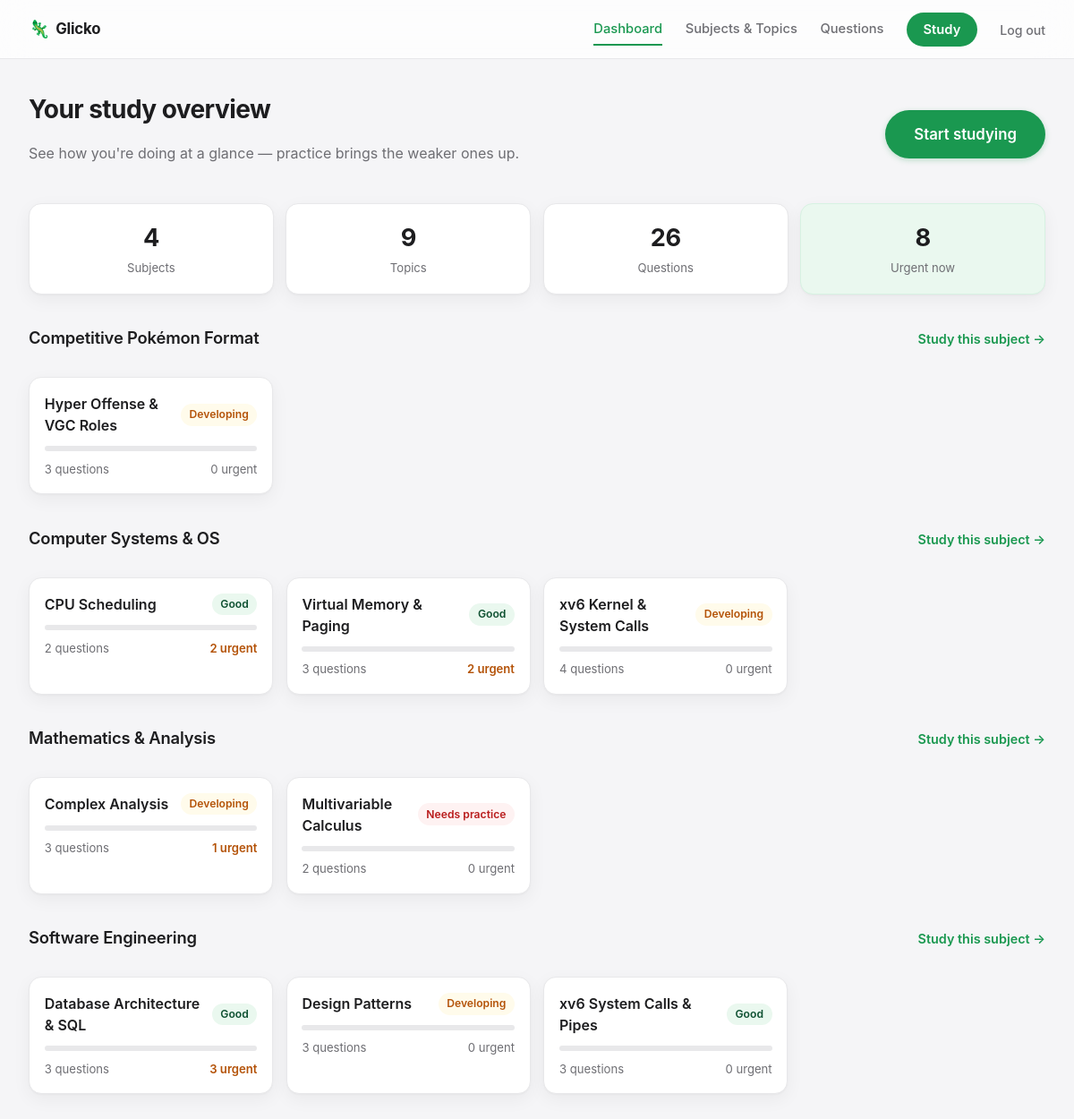
/ (signed in), run on the app's committed database.
### tables this page shows
CREATE TABLE subjects (
    id INTEGER PRIMARY KEY AUTOINCREMENT,
    user_id INTEGER REFERENCES users(id) ON DELETE CASCADE,
    name TEXT NOT NULL,
    UNIQUE(user_id, name)
);

CREATE TABLE topics (
    id INTEGER PRIMARY KEY AUTOINCREMENT,
    subject_id INTEGER NOT NULL REFERENCES subjects(id) ON DELETE CASCADE,
    name TEXT NOT NULL,
    rating REAL NOT NULL DEFAULT 1500,
    rd REAL NOT NULL DEFAULT 350,
    last_update TEXT,
    pending_results TEXT NOT NULL DEFAULT '[]',
    UNIQUE(subject_id, name)
);

### app.py (the view)
@app.route('/')
@login_required
def dashboard():
    uid = session['user_id']
    conn = db.get_db()
    subjects = conn.execute("SELECT * FROM subjects WHERE user_id = ? ORDER BY name", (uid,)).fetchall()
    subject_data = []
    total_topics = total_questions = total_due = 0
    for s in subjects:
        topics = conn.execute("SELECT * FROM topics WHERE subject_id = ? ORDER BY name", (s['id'],)).fetchall()
        topic_rows = []
        for t in topics:
            qcount = conn.execute("SELECT COUNT(*) c FROM questions WHERE topic_id = ?", (t['id'],)).fetchone()['c']
            due = topic_due_count(conn, t['id'])
            total_topics += 1
            total_questions += qcount
            total_due += due
            pct = min(100, max(0, (t['rating'] - 1000) / 10))
            topic_rows.append({'row': t, 'qcount': qcount, 'due': due, 'pct': pct})
        subject_data.append({'row': s, 'topics': topic_rows})
    conn.close()
    return render_template(
        'dashboard.html',
        subject_data=subject_data,
        total_subjects=len(subjects),
        total_topics=total_topics,
        total_questions=total_questions,
        total_due=total_due,
    )

### app.py (called while the page is built)
def topic_due_count(conn, topic_id):
    now_iso = datetime.utcnow().isoformat()
    row = conn.execute(
        "SELECT COUNT(*) c FROM questions WHERE topic_id = ? AND (next_eligible IS NULL OR next_eligible <= ?)",
        (topic_id, now_iso)
    ).fetchone()
    return row['c']

### auth.py (called while the page is built)
def login_required(view):
    @wraps(view)
    def wrapped(*args, **kwargs):
        if not session.get('user_id'):
            return redirect(url_for('login', next=request.path))
        return view(*args, **kwargs)
    return wrapped

### db.py (called while the page is built)
def get_db():
    conn = sqlite3.connect(DB_PATH)
    conn.row_factory = sqlite3.Row
    conn.execute("PRAGMA foreign_keys = ON")
    return conn

### labels.py (called while the page is built)
def rating_label(rating):
    for lo, hi, label, css in TIERS:
        if lo <= rating < hi:
            return label, css
    return "Excellent", "tier-excellent"

### templates/dashboard.html (shortened to what this page needs)
{% extends "base.html" %} {% block title %}Dashboard · Glicko{% endblock %} {%
block content %}
<div class="hero">
  <div>
    <h1>Your study overview</h1>
    <p class="muted">
      See how you're doing at a glance — practice brings the weaker ones up.
    </p>
  </div>
  <a href="{{ url_for('study_setup') }}" class="btn btn-primary btn-lg"
    >Start studying</a
  >
</div>
<div class="stat-row">
  <div class="stat-card">
    <div class="stat-num">{{ total_subjects }}</div>
    <div class="stat-label">Subjects</div>
  </div>
  <div class="stat-card">
    <div class="stat-num">{{ total_topics }}</div>
    <div class="stat-label">Topics</div>
  </div>
  <div class="stat-card">
    <div class="stat-num">{{ total_questions }}</div>
    <div class="stat-label">Questions</div>
  </div>
  <div class="stat-card highlight">
    <div class="stat-num">{{ total_due }}</div>
    <div class="stat-label">Urgent now</div>
  </div>
</div>
 {% for s in subject_data %}
<section class="subject-block">
  <div class="subject-header">
    <h2>{{ s.row.name }}</h2>
    <a
      href="{{ url_for('study_quickstart', subject_id=s.row.id) }}"
      class="link-btn"
      >Study this subject →</a
    >
  </div>
  {% if not s.topics %}
  <p class="muted small">
    No topics yet — add one from the Subjects &amp; Topics page.
  </p>
  {% else %}
  <div class="topic-grid">
    {% for t in s.topics %}
    <div class="topic-card">
      <div class="topic-card-head">
        <span class="topic-name">{{ t.row.name }}</span>
        <span class="rating-pill {{ rating_label(t.row.rating)[1] }}"
          >{{ rating_label(t.row.rating)[0] }}</span
        >
      </div>
      <div class="rating-bar">
      </div>
      <div class="topic-card-foot">
        <span>{{ t.qcount }} question{{ 's' if t.qcount != 1 }}</span>
        <span class="{{ 'urgent-badge' if t.due > 0 }}"
          >{{ t.due }} urgent</span
        >
      </div>
    </div>
    {% endfor %}
  </div>
  {% endif %}
</section>
{% endfor %} {% endblock %}

### static/style.css (style rules this page uses)
:root { --bg: #f5f5f7; --card: #ffffff; --text: #1d1d1f; --muted: #6e6e73; --border: #e8e8ea; --primary: #1a9850; --primary-dark: #147a40; --primary-light: #eaf8ef; --primary-tint: #d7f2e2; --red: #d92d20; --amber: #b45309; --green-deep: #0f5132; --radius-lg: 20px; --radius-md: 14px; --radius-sm: 10px; --shadow-card: 0 1px 2px rgba(0, 0, 0, 0.03), 0 6px 20px rgba(0, 0, 0, 0.05); --shadow-pop: 0 4px 10px rgba(0, 0, 0, 0.06), 0 14px 36px rgba(0, 0, 0, 0.08); }
* { box-sizing: border-box; }
body { margin: 0; font-family: -apple-system, BlinkMacSystemFont, "SF Pro Text", "Inter", sans-serif; background: var(--bg); color: var(--text); line-height: 1.5; -webkit-font-smoothing: antialiased; }
h1 { font-size: 1.75rem; font-weight: 700; letter-spacing: -0.02em; margin: 0 0 0.3rem; }
h2 { font-size: 1.1rem; font-weight: 600; letter-spacing: -0.01em; margin: 0 0 1rem; }
.muted { color: var(--muted); }
.hero { display: flex; align-items: center; justify-content: space-between; gap: 1rem; margin-bottom: 1.7rem; flex-wrap: wrap; }
.stat-row { display: grid; grid-template-columns: repeat(4, 1fr); gap: 0.85rem; margin-bottom: 2.2rem; }
.stat-card { background: var(--card); border: 1px solid var(--border); border-radius: var(--radius-md); padding: 1.15rem; text-align: center; box-shadow: var(--shadow-card); }
.stat-card.highlight { background: var(--primary-light); border-color: var(--primary-tint); }
.stat-num { font-size: 1.7rem; font-weight: 700; letter-spacing: -0.02em; }
.stat-label { color: var(--muted); font-size: 0.82rem; margin-top: 0.2rem; }
.subject-block { margin-bottom: 2.2rem; }
.subject-header { display: flex; align-items: baseline; justify-content: space-between; margin-bottom: 0.85rem; }
.link-btn { color: var(--primary); font-weight: 600; font-size: 0.9rem; text-decoration: none; }
.topic-grid { display: grid; grid-template-columns: repeat(auto-fill, minmax(220px, 1fr)); gap: 0.9rem; }
.topic-card { background: var(--card); border: 1px solid var(--border); border-radius: var(--radius-md); padding: 1.05rem; box-shadow: var(--shadow-card); transition: transform 0.15s ease, box-shadow 0.15s ease; }
.topic-card-head { display: flex; justify-content: space-between; align-items: center; margin-bottom: 0.7rem; gap: 0.5rem; }
.topic-name { font-weight: 600; }
.topic-card-foot { display: flex; justify-content: space-between; font-size: 0.82rem; color: var(--muted); }
.urgent-badge { color: var(--amber); font-weight: 600; }
.rating-bar { height: 6px; background: var(--border); border-radius: 999px; overflow: hidden; margin-bottom: 0.65rem; }
.rating-pill { font-size: 0.76rem; font-weight: 600; padding: 0.2rem 0.6rem; border-radius: 999px; white-space: nowrap; }
.tier-weak { color: #b91c1c; background: #fef2f2; }
.tier-mid { color: var(--amber); background: #fffbeb; }
.tier-good { color: var(--green-deep); background: var(--primary-light); }
.btn { display: inline-block; border: none; border-radius: 999px; padding: 0.65rem 1.3rem; font-weight: 600; font-size: 0.94rem; cursor: pointer; text-decoration: none; text-align: center; transition: transform 0.06s ease, background 0.15s ease, box-shadow 0.15s ease; }
.btn-primary { background: var(--primary); color: white; box-shadow: 0 2px 6px rgba(26, 152, 80, 0.25); }
.btn-lg { padding: 0.85rem 1.7rem; font-size: 1rem; }
h2 { font-size: 1.15rem; font-weight: 600; letter-spacing: -0.01em; margin: 0 0 1rem; }
.btn { display: inline-block; border: none; border-radius: 999px; padding: 0.65rem 1.3rem; font-weight: 600; cursor: pointer; text-decoration: none; text-align: center; }
.btn-primary { background: var(--primary); color: white; }
.btn-lg { padding: 0.9rem 2rem; font-size: 1.05rem; }
.rating-pill { font-size: 0.76rem; font-weight: 600; padding: 0.2rem 0.6rem; border-radius: 999px; }

### data on the page
subjects: row.name "Competitive Pokémon Format"
topics: row.name "Hyper Offense & VGC Roles", rating "Developing"
subjects: row.name "Computer Systems & OS"
topics: row.name "CPU Scheduling", rating "Good"
topics: row.name "Virtual Memory & Paging", rating "Good"
topics: row.name "xv6 Kernel & System Calls", rating "Developing"
subjects: row.name "Mathematics & Analysis"
topics: row.name "Complex Analysis", rating "Developing"
topics: row.name "Multivariable Calculus", rating "Needs practice"
subjects: row.name "Software Engineering"
topics: row.name "Database Architecture & SQL", rating "Good"
topics: row.name "Design Patterns", rating "Developing"
topics: row.name "xv6 System Calls & Pipes", rating "Good"

### other printed values
{{ total_subjects }} "4"
{{ total_topics }} "9"
{{ total_questions }} "26"
{{ total_due }} "8"
{{ t.qcount }} "3" "2" "3" "4" "3" "2" "3" "3" "3"
{{ 's' if t.qcount != 1 }} "s" "s" "s" "s" "s" "s" "s" "s" "s"
{{ t.due }} "0" "2" "2" "0" "1" "0" "3" "0" "0"
